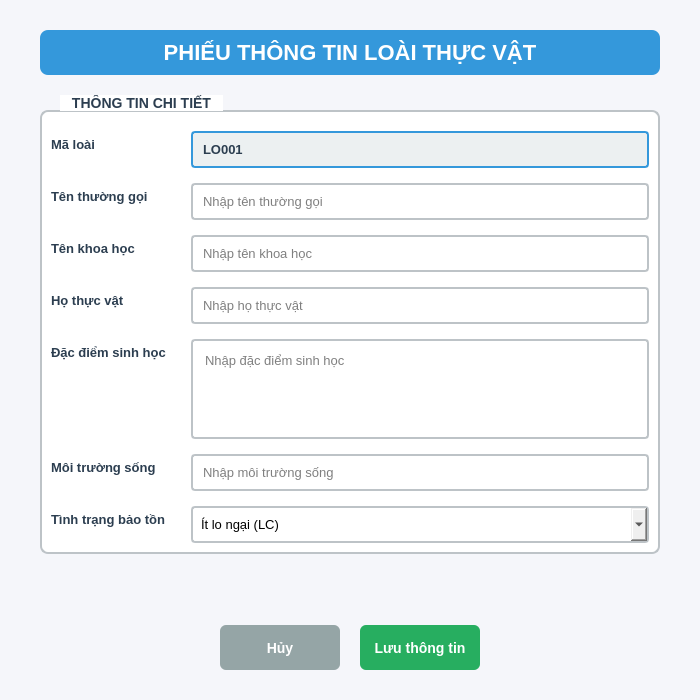
<?xml version="1.0" encoding="UTF-8"?>
<ui version="4.0">
 <class>PlantInfoDialog</class>
 <widget class="QDialog" name="PlantInfoDialog">
  <property name="geometry">
   <rect>
    <x>0</x>
    <y>0</y>
    <width>700</width>
    <height>700</height>
   </rect>
  </property>
  <property name="windowTitle">
   <string>PHIẾU THÔNG TIN LOÀI THỰC VẬT</string>
  </property>
  <property name="styleSheet">
   <string>
    QDialog {
        background-color: #f5f6fa;
    }
    QLabel {
        color: #2c3e50;
        font-weight: bold;
    }
   </string>
  </property>
  <layout class="QVBoxLayout" name="mainLayout">
   <property name="spacing">
    <number>20</number>
   </property>
   <property name="leftMargin">
    <number>40</number>
   </property>
   <property name="topMargin">
    <number>30</number>
   </property>
   <property name="rightMargin">
    <number>40</number>
   </property>
   <property name="bottomMargin">
    <number>30</number>
   </property>

   <!-- Tiêu đề -->
   <item>
    <widget class="QLabel" name="titleLabel">
     <property name="text">
      <string>PHIẾU THÔNG TIN LOÀI THỰC VẬT</string>
     </property>
     <property name="alignment">
      <set>Qt::AlignCenter</set>
     </property>
     <property name="styleSheet">
      <string>font-size: 22px; font-weight: bold; color: #2c3e50; padding: 10px; background-color: #3498db; color: white; border-radius: 8px;</string>
     </property>
    </widget>
   </item>

   <!-- Form thông tin -->
   <item>
    <widget class="QGroupBox" name="infoGroupBox">
     <property name="title">
      <string>THÔNG TIN CHI TIẾT</string>
     </property>
     <property name="styleSheet">
      <string>
       QGroupBox {
           font-weight: bold;
           font-size: 14px;
           color: #2c3e50;
           border: 2px solid #bdc3c7;
           border-radius: 8px;
           margin-top: 15px;
           padding-top: 10px;
           background-color: white;
       }
       QGroupBox::title {
           subcontrol-origin: margin;
           left: 20px;
           padding: 0 10px;
           background-color: white;
       }
      </string>
     </property>
     <layout class="QFormLayout" name="formLayout">
      <property name="labelAlignment">
       <set>Qt::AlignRight</set>
      </property>
      <property name="formAlignment">
       <set>Qt::AlignLeft|Qt::AlignTop</set>
      </property>
      <property name="horizontalSpacing">
       <number>20</number>
      </property>
      <property name="verticalSpacing">
       <number>15</number>
      </property>

      <!-- Mã loài - Tự động tạo -->
      <item row="0" column="0">
       <widget class="QLabel" name="idLabel">
        <property name="text">
         <string>Mã loài</string>
        </property>
        <property name="styleSheet">
         <string>font-size: 13px; color: #2c3e50; min-width: 120px;</string>
        </property>
       </widget>
      </item>
      <item row="0" column="1">
       <widget class="QLineEdit" name="idInput">
        <property name="text">
         <string>LO001</string>
        </property>
        <property name="enabled">
         <bool>false</bool>
        </property>
        <property name="styleSheet">
         <string>padding: 8px; border: 2px solid #3498db; border-radius: 4px; background-color: #ecf0f1; color: #2c3e50; font-weight: bold; font-size: 13px;</string>
        </property>
       </widget>
      </item>

      <!-- Tên thường gọi -->
      <item row="1" column="0">
       <widget class="QLabel" name="nameLabel">
        <property name="text">
         <string>Tên thường gọi</string>
        </property>
        <property name="styleSheet">
         <string>font-size: 13px; color: #2c3e50; min-width: 120px;</string>
        </property>
       </widget>
      </item>
      <item row="1" column="1">
       <widget class="QLineEdit" name="nameInput">
        <property name="placeholderText">
         <string>Nhập tên thường gọi</string>
        </property>
        <property name="styleSheet">
         <string>padding: 8px; border: 2px solid #bdc3c7; border-radius: 4px; font-size: 13px;</string>
        </property>
       </widget>
      </item>

      <!-- Tên khoa học -->
      <item row="2" column="0">
       <widget class="QLabel" name="scientificNameLabel">
        <property name="text">
         <string>Tên khoa học</string>
        </property>
        <property name="styleSheet">
         <string>font-size: 13px; color: #2c3e50; min-width: 120px;</string>
        </property>
       </widget>
      </item>
      <item row="2" column="1">
       <widget class="QLineEdit" name="scientificNameInput">
        <property name="placeholderText">
         <string>Nhập tên khoa học</string>
        </property>
        <property name="styleSheet">
         <string>padding: 8px; border: 2px solid #bdc3c7; border-radius: 4px; font-size: 13px;</string>
        </property>
       </widget>
      </item>

      <!-- Họ thực vật -->
      <item row="3" column="0">
       <widget class="QLabel" name="familyLabel">
        <property name="text">
         <string>Họ thực vật</string>
        </property>
        <property name="styleSheet">
         <string>font-size: 13px; color: #2c3e50; min-width: 120px;</string>
        </property>
       </widget>
      </item>
      <item row="3" column="1">
       <widget class="QLineEdit" name="familyInput">
        <property name="placeholderText">
         <string>Nhập họ thực vật</string>
        </property>
        <property name="styleSheet">
         <string>padding: 8px; border: 2px solid #bdc3c7; border-radius: 4px; font-size: 13px;</string>
        </property>
       </widget>
      </item>

      <!-- Đặc điểm sinh học -->
      <item row="4" column="0">
       <widget class="QLabel" name="characteristicsLabel">
        <property name="text">
         <string>Đặc điểm sinh học</string>
        </property>
        <property name="styleSheet">
         <string>font-size: 13px; color: #2c3e50; min-width: 120px; alignment: top;</string>
        </property>
       </widget>
      </item>
      <item row="4" column="1">
       <widget class="QTextEdit" name="characteristicsInput">
        <property name="placeholderText">
         <string>Nhập đặc điểm sinh học</string>
        </property>
        <property name="maximumSize">
         <size>
          <width>16777215</width>
          <height>100</height>
         </size>
        </property>
        <property name="styleSheet">
         <string>padding: 8px; border: 2px solid #bdc3c7; border-radius: 4px; font-size: 13px;</string>
        </property>
       </widget>
      </item>

      <!-- Môi trường sống -->
      <item row="5" column="0">
       <widget class="QLabel" name="habitatLabel">
        <property name="text">
         <string>Môi trường sống</string>
        </property>
        <property name="styleSheet">
         <string>font-size: 13px; color: #2c3e50; min-width: 120px;</string>
        </property>
       </widget>
      </item>
      <item row="5" column="1">
       <widget class="QLineEdit" name="habitatInput">
        <property name="placeholderText">
         <string>Nhập môi trường sống</string>
        </property>
        <property name="styleSheet">
         <string>padding: 8px; border: 2px solid #bdc3c7; border-radius: 4px; font-size: 13px;</string>
        </property>
       </widget>
      </item>

      <!-- Tình trạng bảo tồn -->
      <item row="6" column="0">
       <widget class="QLabel" name="statusLabel">
        <property name="text">
         <string>Tình trạng bảo tồn</string>
        </property>
        <property name="styleSheet">
         <string>font-size: 13px; color: #2c3e50; min-width: 120px;</string>
        </property>
       </widget>
      </item>
      <item row="6" column="1">
       <widget class="QComboBox" name="statusCombo">
        <property name="styleSheet">
         <string>padding: 8px; border: 2px solid #bdc3c7; border-radius: 4px; font-size: 13px;</string>
        </property>
        <item>
         <property name="text">
          <string>Ít lo ngại (LC)</string>
         </property>
        </item>
        <item>
         <property name="text">
          <string>Gần nguy cấp (NT)</string>
         </property>
        </item>
        <item>
         <property name="text">
          <string>Sẽ nguy cấp (VU)</string>
         </property>
        </item>
        <item>
         <property name="text">
          <string>Nguy cấp (EN)</string>
         </property>
        </item>
        <item>
         <property name="text">
          <string>Cực kỳ nguy cấp (CR)</string>
         </property>
        </item>
        <item>
         <property name="text">
          <string>Tuyệt chủng trong tự nhiên (EW)</string>
         </property>
        </item>
        <item>
         <property name="text">
          <string>Tuyệt chủng (EX)</string>
         </property>
        </item>
       </widget>
      </item>
     </layout>
    </widget>
   </item>

   <!-- Spacer -->
   <item>
    <spacer name="verticalSpacer">
     <property name="orientation">
      <enum>Qt::Vertical</enum>
     </property>
     <property name="sizeHint" stdset="0">
      <size>
       <width>20</width>
       <height>10</height>
      </size>
     </property>
    </spacer>
   </item>

   <!-- Nút bấm -->
   <item>
    <layout class="QHBoxLayout" name="buttonLayout">
     <item>
      <spacer name="horizontalSpacerLeft">
       <property name="orientation">
        <enum>Qt::Horizontal</enum>
       </property>
       <property name="sizeHint" stdset="0">
        <size>
         <width>40</width>
         <height>20</height>
        </size>
       </property>
      </spacer>
     </item>
     <item>
      <widget class="QPushButton" name="cancelButton">
       <property name="text">
        <string>Hủy</string>
       </property>
       <property name="minimumSize">
        <size>
         <width>120</width>
         <height>45</height>
        </size>
       </property>
       <property name="styleSheet">
        <string>
         QPushButton {
             background-color: #95a5a6;
             color: white;
             border: none;
             border-radius: 6px;
             font-weight: bold;
             font-size: 14px;
             padding: 10px;
         }
         QPushButton:hover {
             background-color: #7f8c8d;
         }
         QPushButton:pressed {
             background-color: #6c7a7a;
         }
        </string>
       </property>
      </widget>
     </item>
     <item>
      <widget class="QPushButton" name="saveButton">
       <property name="text">
        <string>Lưu thông tin</string>
       </property>
       <property name="minimumSize">
        <size>
         <width>120</width>
         <height>45</height>
        </size>
       </property>
       <property name="styleSheet">
        <string>
         QPushButton {
             background-color: #27ae60;
             color: white;
             border: none;
             border-radius: 6px;
             font-weight: bold;
             font-size: 14px;
             padding: 10px;
         }
         QPushButton:hover {
             background-color: #219a52;
         }
         QPushButton:pressed {
             background-color: #1e8449;
         }
        </string>
       </property>
      </widget>
     </item>
     <item>
      <spacer name="horizontalSpacerRight">
       <property name="orientation">
        <enum>Qt::Horizontal</enum>
       </property>
       <property name="sizeHint" stdset="0">
        <size>
         <width>40</width>
         <height>20</height>
        </size>
       </property>
      </spacer>
     </item>
    </layout>
   </item>
  </layout>
 </widget>
 <resources/>
 <connections/>
</ui>
